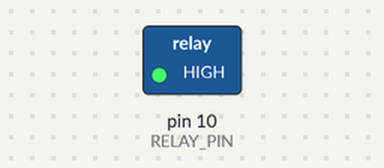
Recording of a sketch running on a simulated Arduino Uno, built with avr-gcc and run on an emulated ATmega328P. Shown: switched loads named in the sketch (green lamp = pin HIGH). Dashed ring = blinking. What the sketch prints to the serial monitor is not drawn.

Above: at 0.5 s.
Timing chart, 0 to 4.6 s (numbered marks = the images above):
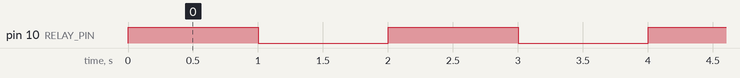

Measured:
- by itself, pin 10 (RELAY_PIN): alternates HIGH for 1.0 s and LOW for 1.0 s

The sketch:

relay_esp.ino
```cpp
#define RELAY_PIN 10 // GPIO10

void setup() {
    pinMode(RELAY_PIN, OUTPUT); // Set GPIO10 as output
    digitalWrite(RELAY_PIN, LOW); // Ensure relay is OFF initially
    Serial.begin(9600);
}

void loop() {
    Serial.println("Relay ON");
    digitalWrite(RELAY_PIN, HIGH); // Turn ON relay
    delay(1000); // Wait for 1 second

    Serial.println("Relay OFF");
    digitalWrite(RELAY_PIN, LOW); // Turn OFF relay
    delay(1000); // Wait for 1 second
}
```
